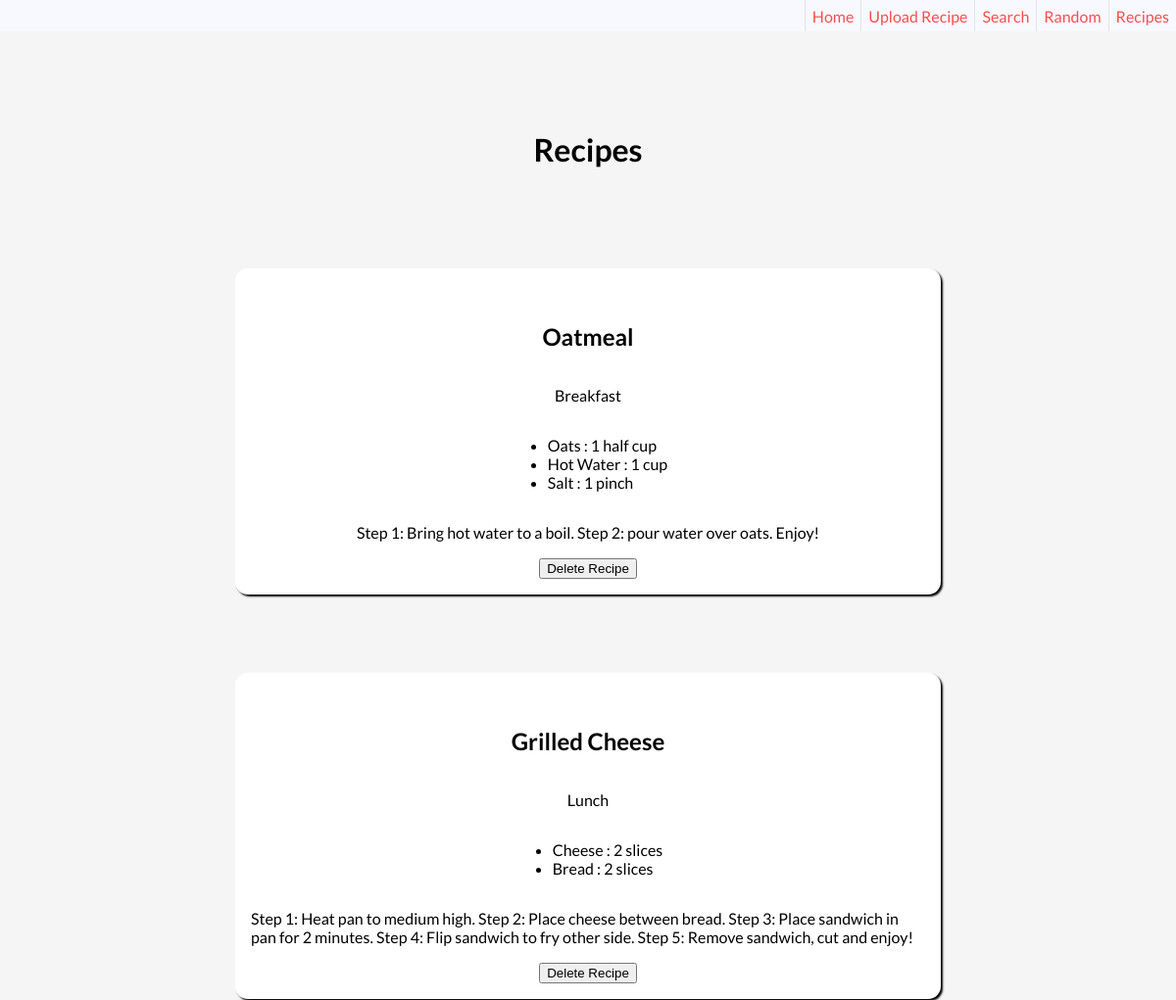
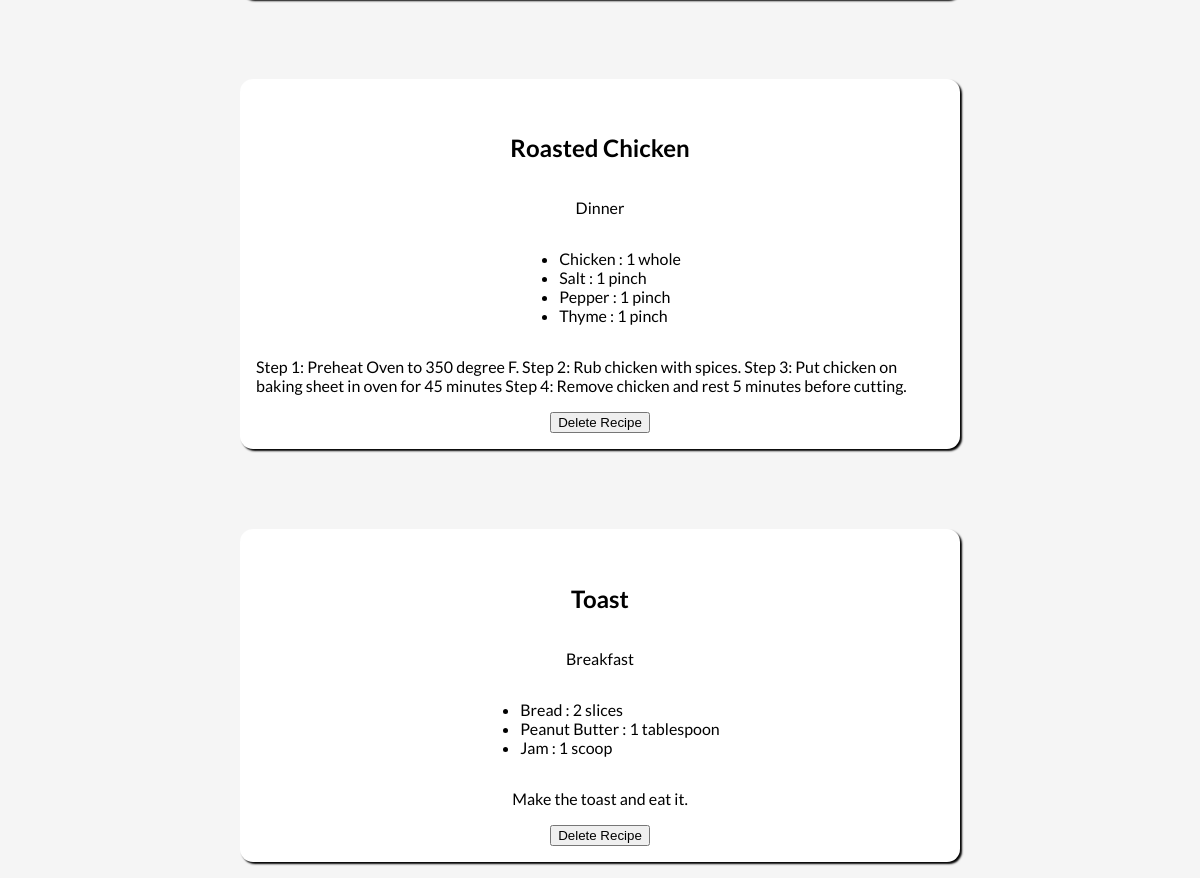
The app's page /recipes/ with its own data (2 pictures, top to bottom).
### tables this page shows
CREATE TABLE recipes (
    id INTEGER PRIMARY KEY AUTOINCREMENT,
    title TEXT NOT NULL,
    img TEXT,
    type INTEGER NOT NULL,
    instructions TEXT NOT NULL
);

CREATE TABLE ingredients (
    id INTEGER PRIMARY KEY AUTOINCREMENT,
    recipe_id INTEGER NOT NULL,
    description TEXT NOT NULL,
    quantity INTEGER NOT NULL,
    unit TEXT NOT NULL,
    FOREIGN KEY (recipe_id) REFERENCES recipes (id)
);

### app.py (the view)
@app.route('/recipes/')
def recipes():
    conn = get_db_conn()
    recipes = conn.execute('SELECT * FROM recipes').fetchall()
    ingredients = conn.execute('SELECT * FROM ingredients').fetchall()
    conn.close()
    return render_template('recipes.html', recipes=recipes, ingredients=ingredients)

### app.py (called while the page is built)
def get_db_conn():
    conn = sqlite3.connect('database.db')
    conn.row_factory = sqlite3.Row
    return conn

### templates/recipes.html (shortened to what this page needs)
{% extends 'base.html' %}
{% block content %}
<div class="recipe-container">
<h1>Recipes</h1>
{% for recipe in recipes %}
  <div class="recipe">
    <h2>{{recipe['title']}}</h2>
    {% if recipe['type'] == 0 %}
    <p>Breakfast</p>
    {% elif recipe['type'] == 1%}
    <p>Lunch</p>
    {% elif recipe['type'] == 2%}
    <p>Dinner</p>
    {% else %}
    <p>Misc.</p>
    {% endif %}
    <ul>
      {% for item in ingredients %}
      {% if item['recipe_id'] == recipe['id'] %}
      <li>
            <span>{{item['description']}}</span>
            <span>:</span>
            <span>{{item['quantity']}}</span>
            <span>{{item['unit']}}</span>
      </li>
      {% endif %}
      {% endfor %}
  </ul>
    <p>{{recipe['instructions']}}</p>
    <div>
      <form action="{{url_for('delete', id=recipe['id'])}}"
      method="POST">
      <input type="submit" value="Delete Recipe">
      </form>
    </div>
  </div>
  {% endfor %}
</div>
{% endblock %}

### static/style.css (style rules this page uses)
body { font-family: 'Lato', sans-serif; margin: 0; background-color: whitesmoke; }
.recipe-container { margin-top: 5rem; display: flex; flex-direction: column; align-items: center; align-content: center; justify-content: center; margin-bottom: 1rem; }
.recipe { width: 60vw; max-width: 50rem; display: flex; flex-direction: column; align-items: center; align-content: center; justify-content: center; margin-top: 5rem; padding: 1rem 0 1rem 0; background-color: white; box-shadow: 2px 2px 2px black; border-radius: 13px; }
.recipe p { max-width: 50rem; padding: 0px 1rem 0px 1rem; }

### records on screen
recipes: title "Oatmeal", type "Breakfast", instructions "Step 1: Bring hot water to a boil. Step 2: pour water over oats. Enjoy!"
ingredients: description "Oats", quantity "1", unit "half cup"
ingredients: description "Hot Water", quantity "1", unit "cup"
ingredients: description "Salt", quantity "1", unit "pinch"
recipes: title "Grilled Cheese", type "Lunch", instructions "Step 1: Heat pan to medium high. Step 2: Place cheese between bread. Step 3: Place sandwich in pan for 2 minutes. Step 4: Flip sandwich to fry other side. Step 5: Remove sandwich, cut and enjoy!"
ingredients: description "Cheese", quantity "2", unit "slices"
ingredients: description "Bread", quantity "2", unit "slices"
recipes: title "Roasted Chicken", type "Dinner", instructions "Step 1: Preheat Oven to 350 degree F. Step 2: Rub chicken with spices. Step 3: Put chicken on baking sheet in oven for 45 minutes Step 4: Remove chicken and rest 5 minutes before cutting."
ingredients: description "Chicken", quantity "1", unit "whole"
ingredients: description "Salt", quantity "1", unit "pinch"
ingredients: description "Pepper", quantity "1", unit "pinch"
ingredients: description "Thyme", quantity "1", unit "pinch"
recipes: title "Toast", type "Breakfast", instructions "Make the toast and eat it."
ingredients: description "Bread", quantity "2", unit "slices"
ingredients: description "Peanut Butter", quantity "1", unit "tablespoon"
ingredients: description "Jam", quantity "1", unit "scoop"
